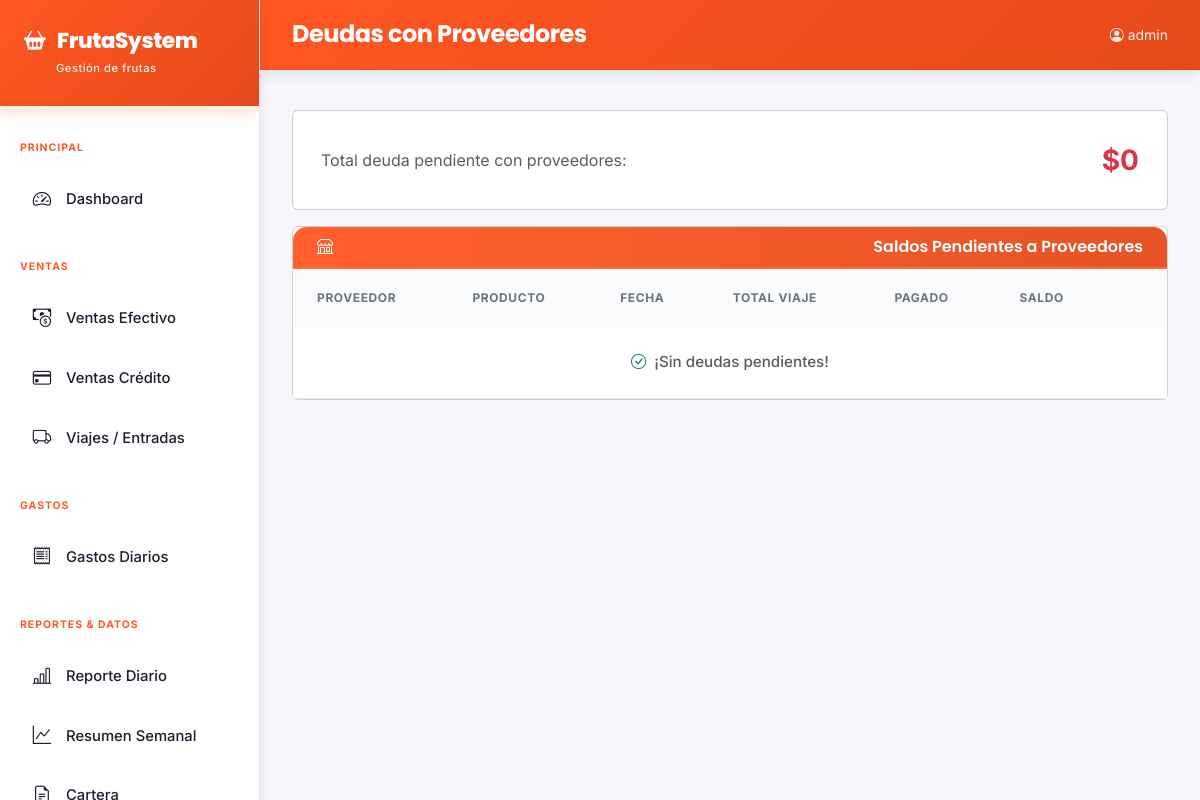
Before: /reportes/proveedores/ (signed in) with the older database file.
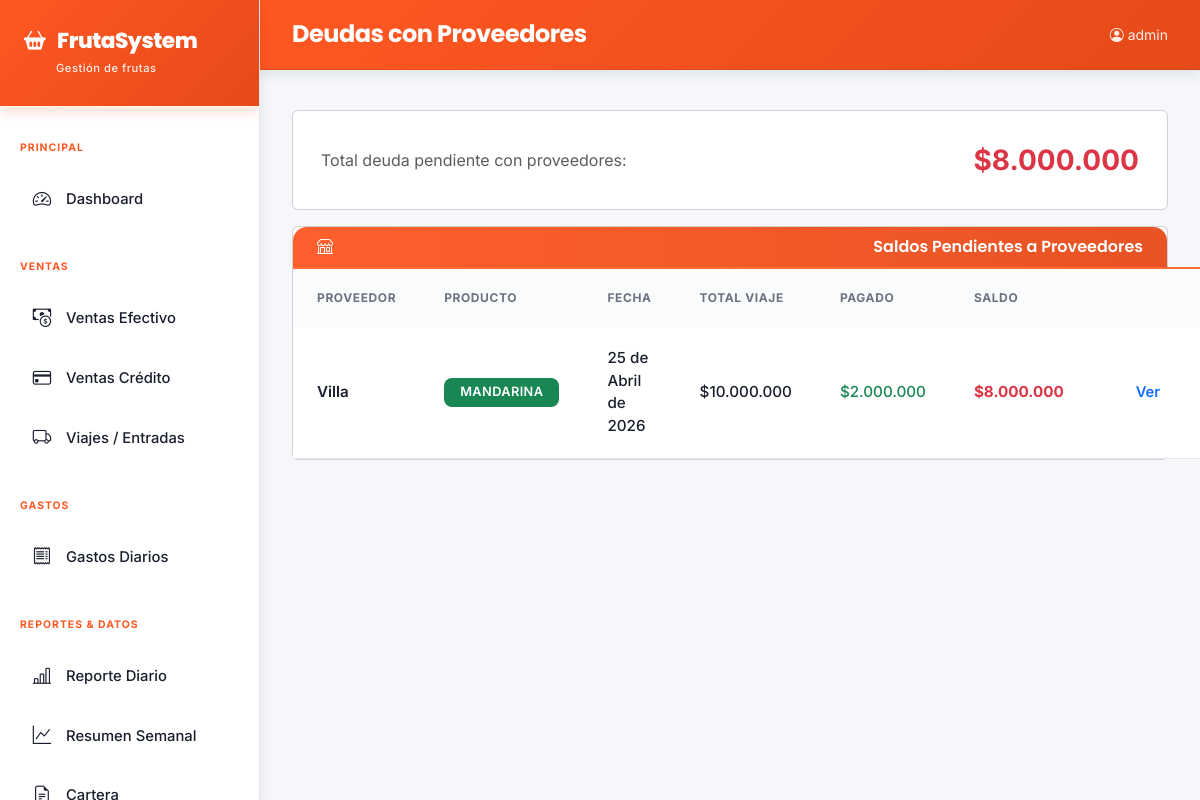
After: the same page with the newer database file.
### core/models.py (models this page shows, shortened)
class Viaje(models.Model):
    PESO_CANASTILLA_NEGRA = Decimal('1.6')
    PESO_CANASTILLA_COLOR = Decimal('2.2')
    proveedor = models.ForeignKey(Proveedor, on_delete=models.CASCADE, related_name='viajes', verbose_name='Proveedor')
    producto = models.ForeignKey(Producto, on_delete=models.CASCADE, related_name='viajes', verbose_name='Producto')
    fecha = models.DateField(verbose_name='Fecha')
    observaciones = models.TextField(blank=True, verbose_name='Observaciones')
    kg_podridos = models.DecimalField(max_digits=10, decimal_places=2, default=0, verbose_name='Kg Podridos / Rechazo')
    precio_total_acordado = models.DecimalField(max_digits=12, decimal_places=2, default=0, verbose_name='Precio Total Acordado')
    created_at = models.DateTimeField(auto_now_add=True)
    @property
    def total_valor(self): return self.precio_total_acordado
    @property
    def total_pagado(self): return sum(p.monto for p in self.pagos_proveedor.all())
    @property
    def saldo_pendiente(self): return self.total_valor - self.total_pagado
    class Meta:
        verbose_name = 'Viaje'; verbose_name_plural = 'Viajes'; ordering = ['-fecha', '-created_at']

class Proveedor(models.Model):
    nombre = models.CharField(max_length=200, verbose_name='Nombre')
    telefono = models.CharField(max_length=20, blank=True, verbose_name='Teléfono')
    direccion = models.TextField(blank=True, verbose_name='Dirección')
    activo = models.BooleanField(default=True, verbose_name='Activo')
    def __str__(self): return self.nombre
    class Meta:
        verbose_name = 'Proveedor'; verbose_name_plural = 'Proveedores'; ordering = ['nombre']

class Producto(models.Model):
    nombre = models.CharField(max_length=100, verbose_name='Nombre')
    tiene_descuento_gobierno = models.BooleanField(default=False, verbose_name='Descuento gobierno')
    porcentaje_descuento = models.DecimalField(max_digits=5, decimal_places=2, default=0, verbose_name='% Descuento gobierno')
    activo = models.BooleanField(default=True, verbose_name='Activo')
    def __str__(self): return self.nombre
    class Meta:
        verbose_name = 'Producto'; verbose_name_plural = 'Productos'; ordering = ['nombre']

class PagoProveedor(models.Model):
    viaje = models.ForeignKey(Viaje, on_delete=models.CASCADE, related_name='pagos_proveedor', verbose_name='Viaje')
    monto = models.DecimalField(max_digits=12, decimal_places=2, verbose_name='Monto')
    medio_pago = models.CharField(max_length=20, choices=MEDIO_PAGO_CHOICES, verbose_name='Medio de pago')
    fecha = models.DateField(verbose_name='Fecha')
    observaciones = models.TextField(blank=True, verbose_name='Observaciones')
    class Meta:
        verbose_name = 'Pago a Proveedor'; verbose_name_plural = 'Pagos a Proveedores'; ordering = ['-fecha']

### core/views.py (the view)
# urls.py: path('reportes/proveedores/', views.reporte_proveedor, name='reporte_proveedor'),
@login_required
def reporte_proveedor(request):
    viajes = Viaje.objects.select_related('proveedor', 'producto').all()
    pendientes = [v for v in viajes if v.saldo_pendiente > 0]
    total_deuda = sum(v.saldo_pendiente for v in pendientes)
    return render(request, 'core/reporte_proveedor.html', {'viajes': viajes, 'pendientes': pendientes, 'total_deuda': total_deuda})

### core/templatetags/cop_filters.py (called while the page is built)
@register.filter
def cop(value):
    try:
        n = int(round(float(value)))
        return f"{n:,}".replace(",", ".")
    except (ValueError, TypeError):
        return value

### core/templates/core/reporte_proveedor.html (shortened to what this page needs)
{% extends 'core/base.html' %}
{% block page_title %}Deudas con Proveedores{% endblock %}
{% block content %}
<div class="card mb-3">
  <div class="card-body d-flex justify-content-between align-items-center">
    <div><span class="text-muted">Total deuda pendiente con proveedores:</span></div>
    <div class="fs-3 fw-bold text-danger">${{ total_deuda|default:0|cop }}</div>
  </div>
</div>
<div class="card">
  <div class="card-header py-2 fw-semibold"><i class="bi bi-shop me-2"></i>Saldos Pendientes a Proveedores</div>
  <div class="card-body p-0">
    <table class="table table-hover mb-0">
      <thead><tr><th>Proveedor</th><th>Producto</th><th>Fecha</th><th>Total Viaje</th><th>Pagado</th><th>Saldo</th><th></th></tr></thead>
      <tbody>
      {% for v in pendientes %}
      <tr>
        <td class="fw-semibold">{{ v.proveedor }}</td>
        <td><span class="badge bg-success">{{ v.producto }}</span></td>
        <td>{{ v.fecha }}</td>
        <td>${{ v.total_valor|default:0|cop }}</td>
        <td class="text-success">${{ v.total_pagado|default:0|cop }}</td>
        <td class="text-danger fw-bold">${{ v.saldo_pendiente|default:0|cop }}</td>
        <td><a href="{% url 'viaje_detail' v.pk %}" class="btn btn-sm btn-outline-primary">Ver</a></td>
      </tr>
      {% empty %}
      <tr><td colspan="7" class="text-center text-muted py-4"><i class="bi bi-check-circle text-success me-2"></i>¡Sin deudas pendientes!</td></tr>
      {% endfor %}
      </tbody>
    </table>
  </div>
</div>
{% endblock %}

Changed rows visible on the page:
added Viaje: proveedor "Villa", producto "MANDARINA", fecha "25 de Abril de 2026", total_valor|cop "10.000.000", total_pagado|cop "2.000.000", saldo_pendiente|cop "8.000.000"
Other visible differences:
{{ total_deuda|default:0|cop }}: "0" → "8.000.000"
text no longer shown: "¡Sin deudas pendientes!"
